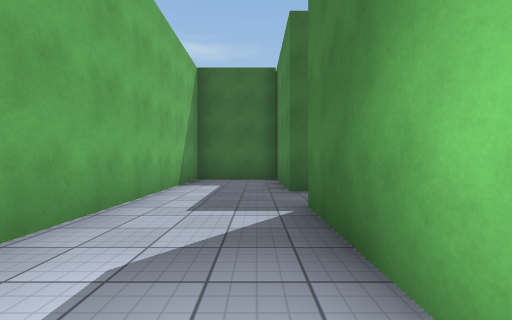
view 1 (above)

16 first-person views from a walk through a scene from a Unity 3-D project. The camera is 1.2 m above the floor, looks level and sees 90° across. The floor is counted in squares, 2 m on a side. Each view is taken from the middle of a square. On the plan, view 1 faces up. The plan holds only what a view shows up to about 9 squares ahead; the rest is blank. The player character is not drawn. Surface patterns are stand-ins for the level's own textures.

view 2
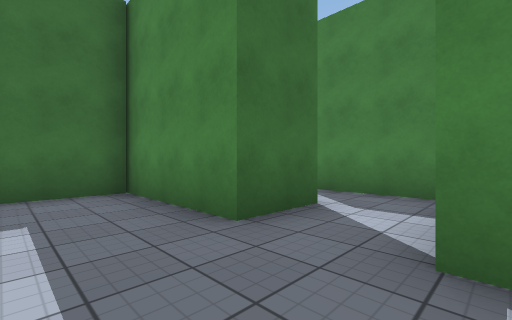

view 3
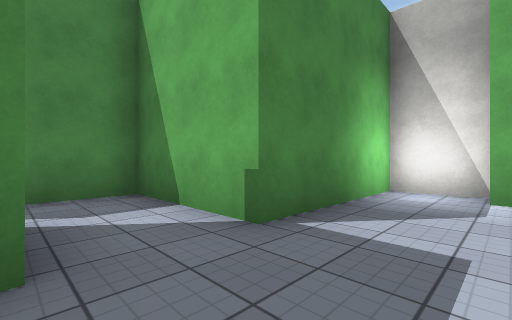

view 4
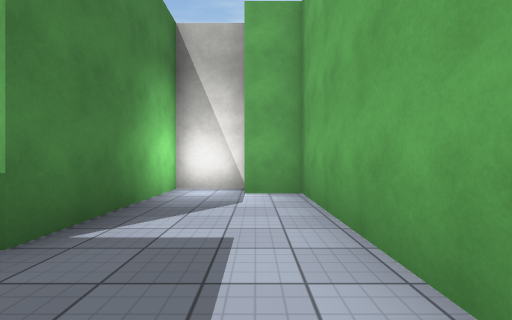

view 5
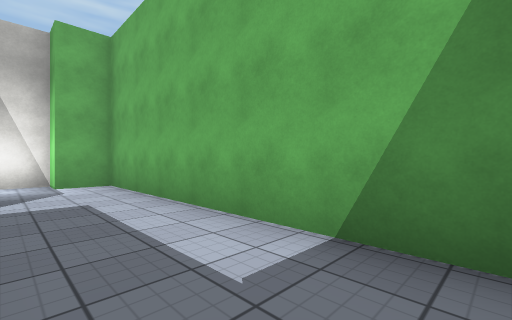

view 6
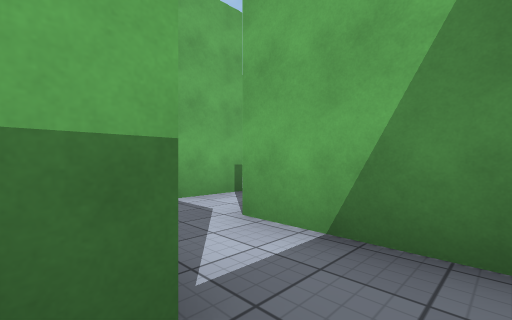

view 7
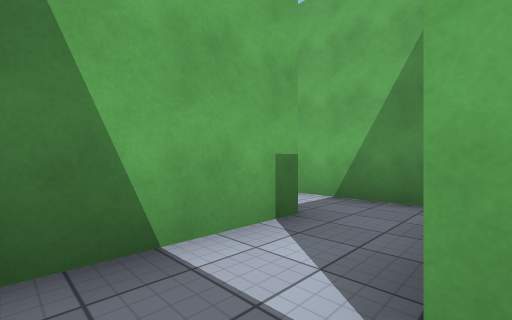

view 8
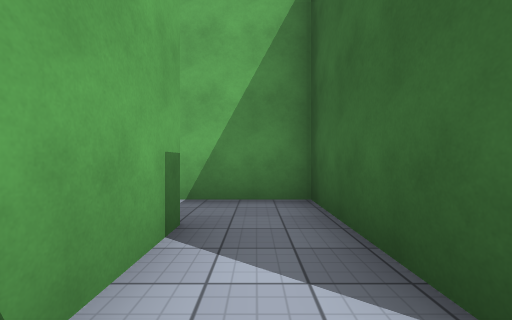

view 9
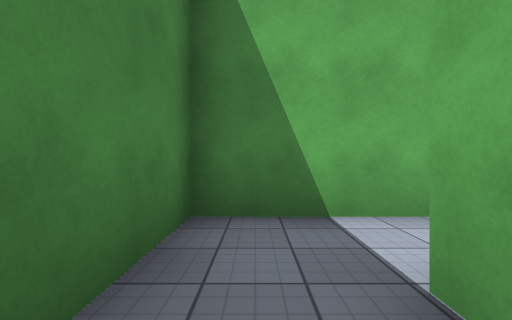

view 10
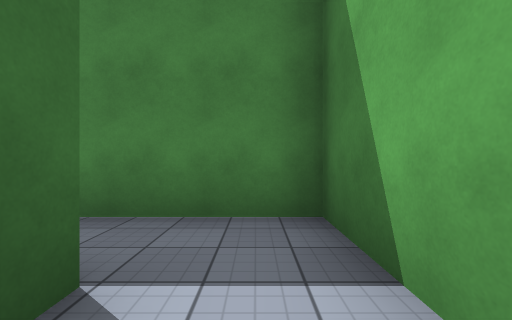

view 11
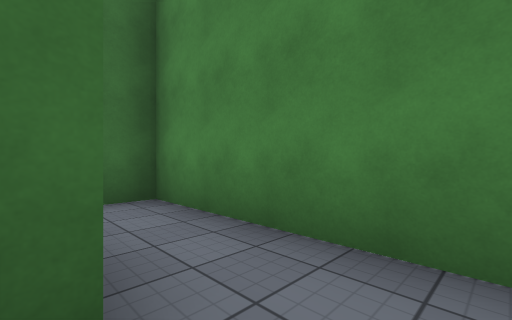

view 12
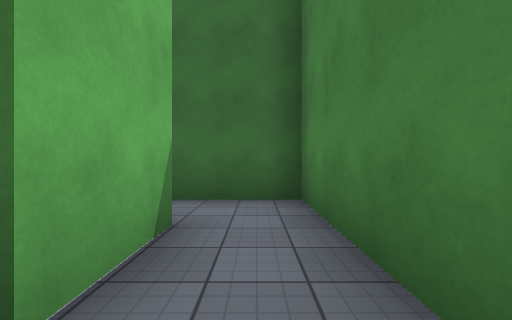

view 13
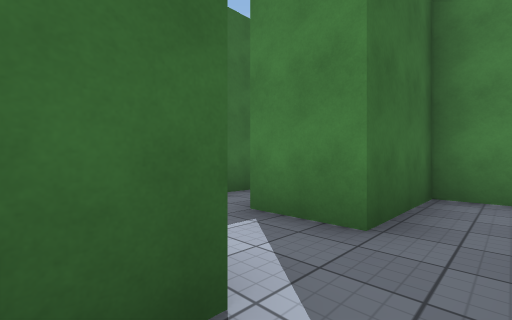

view 14
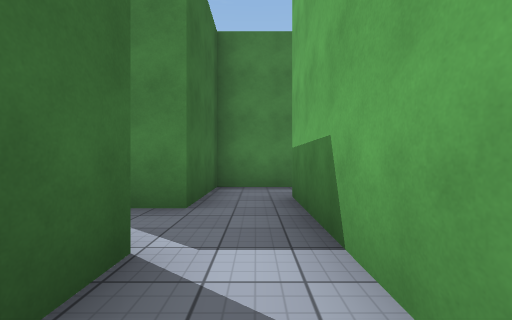

view 15
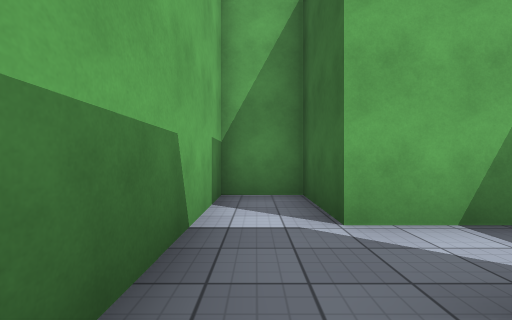

view 16
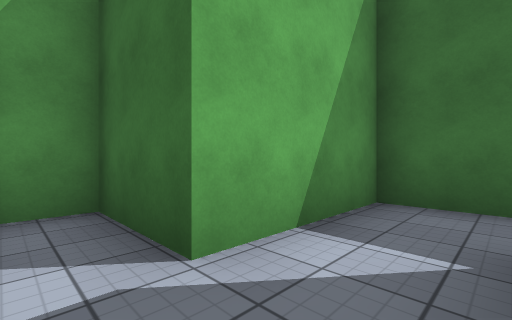

### Floor plan
Points are (right, up) in squares from view 1. A wall is a line through its corners. A room is listed if a view was taken in it or the views show most of it. See-through windows are left out.
Room 1 (views 1, 2, 3, 4, 5)
walls: (2.1, 4.9) (0.7, 4.9) (0.7, 8.2); (0.6, 7.8) (-1.8, 7.8) (-1.8, 0.4) (-0.8, 0.4) (-0.8, -0.3) (0.7, -0.3) (0.7, 3.3) (2.4, 3.3)
ways out: opening at (1.5, 4) to room 5
Room 2 (views 6, 10, 11)
walls: (3.5, 6.3) (5.5, 6.3); (5.2, 7.8) (2.1, 7.8) (2.1, 6.6)
ways out: opening at (4.5, 7) to room 3; opening at (3, 5.5) to room 5
Room 3 (views 7, 8, 9, 12)
walls: (5.2, 9.4) (5.2, 7.8); (5.5, 6.3) (6.7, 6.3) (6.7, 9.6)
ways out: opening at (4.5, 7) to room 2; opening at (6, 8.5) to room 6
Room 4 (views 13, 14, 15, 16)
walls: (2.6, 12.6) (2.6, 10.8) (0.6, 10.8) (0.6, 9.4) (5.2, 9.4); (5.5, 10.8) (4.2, 10.8) (4.2, 12.4)
ways out: opening at (5, 10) to room 6; opening at (3.5, 11.5)
Room 5 (no view inside)
walls: (2.4, 3.3) (3.6, 3.3) (3.6, 5.9); (2.1, 6.6) (2.1, 4.9)
ways out: opening at (1.5, 4) to room 1; opening at (3, 5.5) to room 2
Room 6 (no view inside)
walls: (6.7, 9.6) (6.7, 10.8) (5.5, 10.8)
ways out: opening at (6, 8.5) to room 3; opening at (5, 10) to room 4

Positions as (right, up) in squares from view 1, and headings:
1: (0, 0), facing up
2: (-1, 3), facing up-right
3: (-1, 5), facing down-right
4: (-1, 5), facing down
5: (0, 7), facing down-left
6: (4, 7), facing down-left
7: (6, 8), facing down-left
8: (6, 7), facing left
9: (6, 9), facing down
10: (4, 7), facing right
11: (5, 7), facing up-right
12: (6, 7), facing up
13: (2, 10), facing up-right
14: (1, 10), facing right
15: (5, 10), facing left
16: (4, 10), facing up-left
